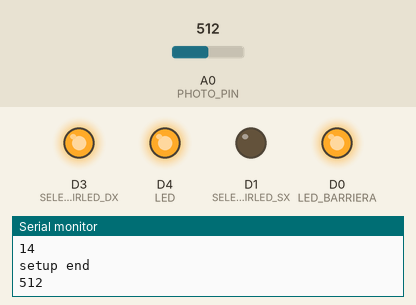
Simulated run of this sketch. Board: ESP8266 (Wemos D1 mini). Shown: output pins drawn as LEDs (lit = HIGH), the last lines printed to the serial monitor. The inputs (shaded band) are chosen by the test bench; at power-on: A0 (PHOTO_PIN) = 512.

Above: at 0.05 s.
At 2.75 s:
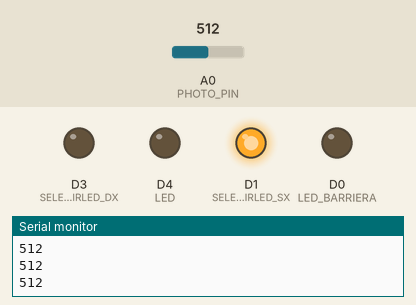
Timing chart, 0 to 3.0 s (numbered marks = the images above):
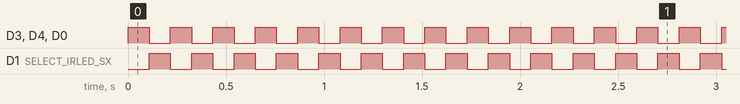

Measured:
- by itself, D3 (SELECT_IRLED_DX), D4 (LED), D1 (SELECT_IRLED_SX), D0 (LED_BARRIERA): alternates HIGH for 0.11 s and LOW for 0.11 s

The sketch:

IRsend02Esp.ino
```cpp
// (licence header left out)
#include <IRremoteESP8266.h>  // ID_ESP
#include <IRsend.h>           // ID_ESP
#include <IRutils.h>          // ID_ESP

ADC_MODE(ADC_VCC);            // ID_ESP


#define LED				LED_BUILTIN

#define LED_BARRIERA		16		// gpio16 pin wemos D0
#define PHOTO_PIN			A0      // ID_ESP
#define IR_LED 				4  		// gpio4  pin wemos D2      // ID_ESP
#define SELECT_IRLED_DX	 	0		// gpio0  pin wemos D3
#define SELECT_IRLED_SX	 	5		// gpio5  pin wemos D1

IRsend irsend(IR_LED);      		// ID_ESP

// definizione condivisa con il ricevitore
#define TAG_SX		0xA90
#define TAG_DX		0xC90

#define TAG_SX_NEAR	0x9A0
#define TAG_DX_NEAR	0x9C0

//int tag_sx, tag_dx;
unsigned int tag_sx, tag_dx;  // ID_ESP
long tempo;


int TIME_INTERVAL = 20;
int photo_value;

#define FAR				2
#define NEAR			3
#define WAIT4FREEDOM	4

#define HIGHER_BUSY	300

char statoRobot		= FAR;

void setup()
{
	Serial.begin(115200);
	Serial.println();
	Serial.println();
	Serial.println("IRsend02Esp.ino 16Ago18");

	Serial.println(D1);	//1
	Serial.println(D2);	// 16
	Serial.println(D3);	// 5
	Serial.println(D4);	// 4
	Serial.println(D5);	// 14

	irsend.begin();

	pinMode(SELECT_IRLED_DX,	OUTPUT);
	pinMode(SELECT_IRLED_SX,	OUTPUT);
	pinMode(LED,  				OUTPUT);
	pinMode(LED_BARRIERA,  		OUTPUT);

	Serial.println("setup end");
}

void loop() {


	photo_value = analogRead(PHOTO_PIN);
	Serial.println(photo_value);

	switch (statoRobot){

		case FAR:
				// far led bliking
				tag_sx = TAG_SX;
				tag_dx = TAG_DX;
				digitalWrite(LED_BARRIERA, !digitalRead(LED_BARRIERA));
				if (photo_value > HIGHER_BUSY){
					tag_sx = TAG_SX_NEAR;
					tag_dx = TAG_DX_NEAR;
					statoRobot = NEAR;
				}

			break;

		case NEAR:
				tag_sx = TAG_SX_NEAR;
				tag_dx = TAG_DX_NEAR;
				digitalWrite(LED_BARRIERA, HIGH);
				if (photo_value < HIGHER_BUSY){
					statoRobot = WAIT4FREEDOM;
					tempo = millis();
				}
			break;

		case WAIT4FREEDOM:
				if (photo_value > HIGHER_BUSY){
					statoRobot = NEAR;
				}
				if ((millis() - tempo) > 10000) statoRobot = FAR;
	}


	tag_sx = TAG_SX;
	tag_dx = TAG_DX;

	digitalWrite(LED, HIGH);
	digitalWrite(LED_BARRIERA, HIGH);


	// select chip and send
	digitalWrite	(SELECT_IRLED_DX, HIGH);
	digitalWrite	(SELECT_IRLED_SX, LOW);

	delay			(TIME_INTERVAL);
	irsend.sendSony	(tag_sx, 12);
	delay			(TIME_INTERVAL);

	digitalWrite(LED, LOW);
	digitalWrite(LED_BARRIERA, LOW);

	// select chip and send
	digitalWrite	(SELECT_IRLED_DX, LOW);
	digitalWrite	(SELECT_IRLED_SX, HIGH);

	delay			(TIME_INTERVAL);
	irsend.sendSony	(tag_dx, 12);
	delay			(TIME_INTERVAL);

}
```
